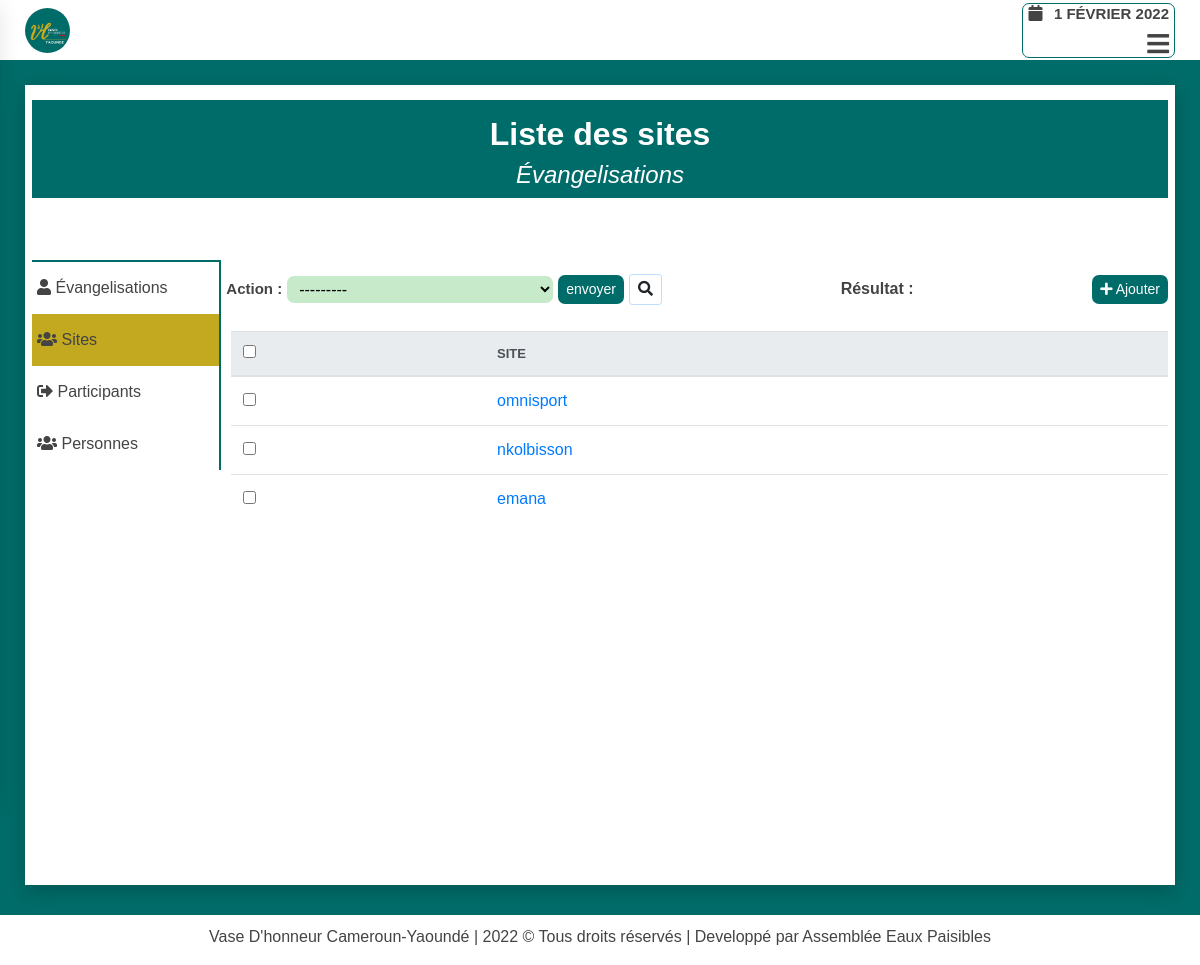
/evangelisation/operations/sites/ (signed in), run on the app's committed database.
### evangelisation/models.py (models this page shows, shortened)
class Site(models.Model):
    status = (
        ('oui', 'Oui'),
        ('non', 'Non')
    )
    nom_site_evangelisation = models.CharField(max_length=200,
                        verbose_name="site d'évangélisation",
                        help_text="le nom du site doit avoir au moins 03 caractères",
                        unique=True,
                        error_messages={'unique':"Un site avec ce nom existe déjà"})
    description = models.TextField(null=True, blank=True, verbose_name="Description", help_text="ajouter une description du site")
    image = models.ImageField(upload_to='images/site/%Y/%m/%d/', null=True, blank=True, help_text="ajouter une image")
    author = models.ForeignKey(User, related_name='sites',
                                on_delete=models.SET_NULL,
                                null=True,
                                verbose_name="ajouter par ")
    created = models.DateTimeField(auto_now_add=True)
    updated = models.DateTimeField(auto_now=True)
    class Meta:
        verbose_name = "Site d'évangélisation"

### evangelisation/views.py (the view)
@login_required(login_url="user_login")
def evangelisation_app_operations(request, type_opera):
    return get_liste_models_and_template(request, type_opera)

### evangelisation/utils.py (called while the page is built)
def get_liste_models(type_opera):
    if type_opera=="participants":
        return Participant.objects.all()
    elif type_opera=="personnes":
        return Person.objects.all()
    elif type_opera=="sites":
        return Site.objects.all()
    elif type_opera=="évangelisations":
        return Evangelisation.objects.all()

### evangelisation/templates/pages/liste.html (shortened to what this page needs)
{% extends 'base.html' %}
{% block hamburger %}
<div class="menu-btn">
    <i class="fas fa-bars"></i>
</div>
{% endblock hamburger %}
{% block content %}
<div class="wrapper-head-liste">
    <div class="head-liste">
        <h2>Liste des {{type_opera}}</h2>
        <h4>Évangelisations</h4>
    </div>
</div>
<div class="wrapper-liste">
    <div class="row">
        <div class="col-md-2">
            {% include 'partials/operation-side-bar-link.html' %}
        </div>
        <div class="col-md-10">
            <div class="liste">
                <form id="form-suppresion-liste"
                    action="{% url 'evangelisation:evangelisation_app_operations_models_supprimer' type_opera %}"
                    method="post" class="form-group marg-top">
                    <div class="form-inline form">
                        <div class="form-field form-inline">
                            <label for="suppression">Action : </label>
                            <select name="objects" id="suppression">
                                <option value="---------">
                                    ---------
                                </option>
                            </select>
                            <button type="submit" class="btn btn-success btn-sm" id="btn-liste-delete">envoyer</button>
                            <button type="button"
                            class="btn btn-default btn-sm"
                            id="btn-search">
                                <i class="fas fa-search"></i>
                            </button>
                        </div>
                        <div class="counter-selected">
                            <b>Résultat : </b> <b id="selection" style="color:red;"></b>
                        </div>
                        <div class="wrapper-btn-add">
                            <a class="btn btn-success btn-sm btn-media-query"
                                href="{% url 'evangelisation:evangelisation_app_form_nbre' type_opera %}">
                                <i class="fas fa-plus"></i>
                                Ajouter
                        </a>
                        </div>
                    </div>
                    <div class="results" id="results">
                        {% if type_opera == "participants" %}
                            {% include 'pages/participant/liste_participant.html' %}
                        {% elif type_opera == "sites" %}
                            {% include 'pages/site/liste_site.html' %}
                        {% elif type_opera == "personnes" %}
                            {% include 'pages/personne/liste_personne.html' %}
                        {% elif type_opera == "évangelisations" %}
                            {% include 'pages/evangelisation/liste_evangelisation.html' %}
                        {% endif %}
                    </div>
                </form>
            </div>
        </div>
    </div>
</div>
{% endblock content %}

### evangelisation/templates/pages/site/table_site.html
{% for site in models %}
    <tr class="row-field">
        <td class="action-checkbox">
            <input type="checkbox" name="selected_action"
                value="{{ site.id }} " class="action-select">
        </td>
        <td class="field">
            <a class="btn-link" href="{% url 'evangelisation:evangelisation_app_operations_modifier' 'sites' site.id  %}">
                {{ site.nom_site_evangelisation }}
            </a>
        </td>
    </tr>
{% endfor %}

### static/css_root/style.css (style rules this page uses)
* { margin: 0; padding: 0; box-sizing: border-box; font-family: "Poppins", sans-serif; }
.col, .col-1, .col-10, .col-11, .col-12, .col-2, .col-3, .col-4, .col-5, .col-6, .col-7, .col-8, .col-9, .col-auto, .col-lg, .col-lg-1, .col-lg-10, .col-lg-11, .col-lg-12, .col-lg-2, .col-lg-3, .col-lg-4, .col-lg-5, .col-lg-6, .col-lg-7, .col-lg-8, .col-lg-9, .col-lg-auto, .col-md, .col-md-1, .col-md-10, .col-md-11, .col-md-12, .col-md-2, .col-md-3, .col-md-4, .col-md-5, .col-md-6, .col-md-7, .col-md-8, .col-md-9, .col-md-auto, .col-sm, .col-sm-1, .col-sm-10, .col-sm-11, .col-sm-12, .col-sm-2, .col-sm-3, .col-sm-4, .col-sm-5, .col-sm-6, .col-sm-7, .col-sm-8, .col-sm-9, .col-sm-auto, .col-xl, .col-xl-1, .col-xl-10, .col-xl-11, .col-xl-12, .col-xl-2, .col-xl-3, .col-xl-4, .col-xl-5, .col-xl-6, .col-xl-7, .col-xl-8, .col-xl-9, .col-xl-auto { padding: 0px; }
h2, h4, p, a, small, b, div, section { color: #444; }
.row { margin: 0; width: 100%; }
body { min-height: 100vh; background-color: #006c69; }
.menu-btn { position: relative; color: #444; font-size: 25px; text-align: right; width: 100%; cursor: pointer; font-weight: bold; }

### accounts/static/accounts/css/accounts.css (style rules this page uses)
.form-group label { font-weight: bold; font-size: 15px; }
.btn-success { background: #006c69; border: none; border-radius: 7px; }
.wrapper-head-liste { position: relative; background-color: #fff; width: 100%; display: flex; flex-direction: column; justify-content: center; align-items: center; padding: 15px 0px; }
.wrapper-head-liste .head-liste { display:flex; flex-direction: column; justify-content: center; align-items: center; width: 100%; background-color: #006c69; }
.head-liste h2 { display: block; color: #fff; font-weight: bold; margin-top: 15px; }
.head-liste h4 { display: block; font-style: italic; color: #fff; }
.wrapper-liste { width: 100%; }
.liste { display: flex; justify-content: space-between; flex-direction: column; flex-wrap: wrap; width: 100%; padding-left: 5px; margin-top: 35px; }
.liste form#form-suppresion-liste { width: 100%; }
.liste form#form-suppresion-liste label { padding: 5px 5px 5px 0px;font-weight: bold; }
select { padding: 4px 8px; border: none; margin-right: 5px; border-radius: 7px; background: #c7ebca; }
.results { margin-top: 25px; margin-left: 5px; position: relative; }
.form { justify-content: space-between; }
#btn-search { border: 1px solid rgb(0 123 255 / 25%); margin-left: 5px; }
#btn-search i { font-size: 15px; }

### evangelisation/static/evangelisation/css/evangelisation.css (style rules this page uses)
.marg-top { margin-top: 25px; }

### data on the page
Site: nom_site_evangelisation "omnisport"
Site: nom_site_evangelisation "nkolbisson"
Site: nom_site_evangelisation "emana"

### other printed values
{{ type_opera }} "sites"
